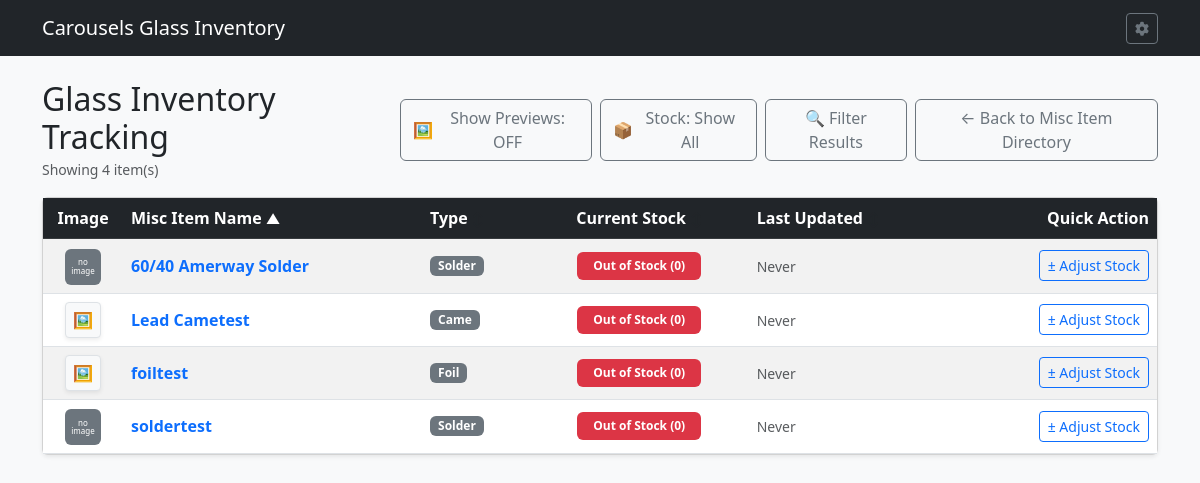
/misc_items/inventory, run on the app's committed database.
### tables this page shows
CREATE TABLE MSP (
    MSIID INTEGER,				--Misc Item ID 
    MSIPRICE NUMERIC,                         	--Misc Item Price
    STDATE TEXT,                              	--Price Start Date
    ENDDATE TEXT,                             	--Price End Date

    FOREIGN KEY (MSIID) REFERENCES MSI(MSIID) ON DELETE CASCADE ON UPDATE CASCADE

);

CREATE TABLE MSI (

    MSIID INTEGER PRIMARY KEY AUTOINCREMENT,	--Misc Item ID
    MSINAME TEXT,				--Misc Item Name
    MSIIMG TEXT,				--Misc Item Image
    MSISTOCK INTEGER,				--Misc Item Stock
    MSIURL TEXT,				--Misc Item URL
    MSINOTE TEXT,				--Misc Item Notes
    MSIUNIT NUMERIC,				--Misc Item Units per Item
    UNTTYPE TEXT,				--Misc Item Unit Type
    MSITYPE TEXT,				--Misc Item Category Type
    ISACTIVE INTEGER,				--Is Active Bool

    FOREIGN KEY (MSITYPE) REFERENCES MST(MSITYPE) ON DELETE CASCADE ON UPDATE CASCADE,
    FOREIGN KEY (UNTTYPE) REFERENCES UNTS(UNTTYPE) ON DELETE CASCADE ON UPDATE CASCADE
    
);

### app.py (the view, shortened to what this page needs)
@app.route('/misc_items/inventory', methods=['GET', 'POST'])
def misc_inventory():
    db = get_db()
    sort_by = request.args.get('sort_by', 'MSINAME')
    order = request.args.get('order', 'asc').lower()
    if order not in ['asc', 'desc']:
        order = 'asc'
    q = request.args.get('q', '').strip()
    min_price = request.args.get('min_price', '').strip()
    max_price = request.args.get('max_price', '').strip()
    stock_filter = request.args.get('stock_filter', '').strip()
    stock_display_mode = request.args.get('stock_display', 'all')
    misc_type_filter = request.args.get('misc_type', '').strip()
    allowed_sorts = {
        'MSIID': 'MSIID',
        'MSINAME': 'MSINAME',
        'MSIPRICE': 'MSIPRICE',
        'MSITYPE': 'MSITYPE',
        'CURRENT_STOCK': 'CURRENT_STOCK',
        'LAST_UPDATED': 'LAST_UPDATED'
    }
    sort_column = allowed_sorts.get(sort_by, 'MSIID')
    sql_sort_column = 'MSINAME' if sort_by == 'MSITYPE' else allowed_sorts.get(sort_by, 'MSINAME')
    where_clauses = ["m.ISACTIVE = 1"]
    params = []
    if q:
        where_clauses.append("(m.MSINAME LIKE ? OR m.MSIMANF LIKE ? OR m.MSINOTE LIKE ?)")
        params.extend([f"%{q}%", f"%{q}%", f"%{q}%"])
    if misc_type_filter:
        where_clauses.append("m.MSITYPE = ?")
        params.append(misc_type_filter)
    where_sql = f"WHERE {' AND '.join(where_clauses)}"
    having_conditions = []
    if stock_filter == 'out':
        having_conditions.append("CURRENT_STOCK = 0")
    elif stock_filter == 'low':
        having_conditions.append("CURRENT_STOCK = 1")
    elif stock_filter == 'in':
        having_conditions.append("CURRENT_STOCK > 1")
    if stock_display_mode == 'out':
        having_conditions.append("CURRENT_STOCK <= 0")
    elif stock_display_mode == 'hide':
        having_conditions.append("CURRENT_STOCK > 0")
    stock_having_sql = f"GROUP BY MSIID, MSINAME, MSIURL, MSIIMG, MSINOTE, MSITYPE, UNTTYPE, ISACTIVE, MSIPRICE, CURRENT_STOCK, LAST_UPDATED HAVING {' AND '.join(having_conditions)}" if having_conditions else ""
    query = f"""
        SELECT MSIID, MSINAME, MSIURL, MSIIMG, MSINOTE, MSITYPE, UNTTYPE,
               ISACTIVE, MSIPRICE, CURRENT_STOCK, LAST_UPDATED
        FROM (
            SELECT m.MSIID, m.MSINAME, m.MSIURL, m.MSIIMG,
                   m.MSINOTE, m.MSITYPE, m.UNTTYPE, m.ISACTIVE, p.MSIPRICE,
                   COALESCE((
                       SELECT i.MSISTOCK
                       FROM MSIINV i
                       WHERE i.MSIID = m.MSIID
                       ORDER BY i.TS DESC, i.MSITRNID DESC
                       LIMIT 1
                   ), 0) AS CURRENT_STOCK,
                   (
                       SELECT i.TS
                       FROM MSIINV i
                       WHERE i.MSIID = m.MSIID
                       ORDER BY i.TS DESC, i.MSITRNID DESC
                       LIMIT 1
                   ) AS LAST_UPDATED
            FROM MSI m
            LEFT JOIN UNTS u ON m.UNTTYPE = u.UNTTYPE
            LEFT JOIN MSP p ON m.MSIID = p.MSIID
            {where_sql}
        ) sub
        {stock_having_sql}
        ORDER BY {sql_sort_column} {order.upper()}
    """
    inventory_items = db.execute(query, params).fetchall()
    unit_types = db.execute("SELECT * FROM UNTS").fetchall()
    misc_types = db.execute("SELECT * FROM MST").fetchall()
    return render_template(
        'misc_inventory.html',
        inventory_items=inventory_items,
        unit_types=unit_types,
        misc_types=misc_types,
        current_sort=sort_by,
        current_order=order,
        today_date=date.today().isoformat(),
        filters={
            'q': request.args.get('q', ''),
            'min_price': request.args.get('min_price', ''),
            'max_price': request.args.get('max_price', ''),
            'stock_filter': request.args.get('stock_filter', ''),
            'stock_display': stock_display_mode,
            'misc_type': misc_type_filter,
        }
    )

### app.py (called while the page is built)
def get_db():
    conn = sqlite3.connect(DATABASE)
    conn.row_factory = sqlite3.Row
    conn.execute("PRAGMA foreign_keys = ON;")
    return conn

### templates/misc_inventory.html (shortened to what this page needs)
{% extends 'base.html' %}
{% block content %}
<div class="d-flex justify-content-between align-items-center mb-3">
    <div>
        <h2 class="mb-0">Glass Inventory Tracking</h2>
        <small class="text-muted">Showing {{ inventory_items|length }} item(s)</small>
    </div>
    <div class="d-flex gap-2">
        <button type="button" id="thumbnailToggleBtn" class="btn btn-outline-secondary d-flex align-items-center gap-1" onclick="toggleThumbnails()">
            🖼️ <span id="toggleBtnText">Show Previews: OFF</span>
        </button>
        {% set stock_mode = filters.stock_display | default('all') %}
        <button type="button" id="stockDisplayToggleBtn" class="btn btn-outline-secondary d-flex align-items-center gap-1" onclick="cycleStockDisplay()">
            📦 <span id="stockDisplayBtnText">
                {% if stock_mode == 'out' %}Stock: Out Only
                {% elif stock_mode == 'hide' %}Stock: Hide Out
                {% else %}Stock: Show All{% endif %}
            </span>
        </button>
	<button type="button" class="btn btn-outline-secondary d-flex align-items-center gap-1" data-bs-toggle="modal" data-bs-target="#filterModal">
            🔍 Filter Results
        </button>
        <a href="{{ url_for('list_misc') }}" class="btn btn-outline-secondary">← Back to Misc Item Directory</a>
    </div>
</div>
{% macro sort_header(col_key, label) %}
    {% set new_order = 'desc' if current_sort == col_key and current_order == 'asc' else 'asc' %}
    <a href="{{ url_for('misc_inventory', sort_by=col_key, order=new_order, **filters) }}" class="text-white text-decoration-none d-block">
        {{ label }}
        {% if current_sort == col_key %}
            <small>{{ '▲' if current_order == 'asc' else '▼' }}</small>
        {% else %}
            <small class="text-muted" style="opacity: 0.4;">↕</small>
        {% endif %}
    </a>
{% endmacro %}
<div class="card shadow-sm">
    <div class="card-body p-0">
        <table class="table table-striped table-hover mb-0 align-middle">
            <thead class="table-dark">
                <tr>
                    <th style="width: 80px;" class="text-center">Image</th>
                    <th>{{ sort_header('MSINAME', 'Misc Item Name') }}</th>
                    <th>{{ sort_header('MSITYPE', 'Type') }}</th>
                    <th class="text-center">{{ sort_header('CURRENT_STOCK', 'Current Stock') }}</th>
                    <th>{{ sort_header('LAST_UPDATED', 'Last Updated') }}</th>
                    <th class="text-end">Quick Action</th>
                </tr>
            </thead>
            <tbody>
                {% for item in inventory_items %}
                {% set stock = item.CURRENT_STOCK if item.CURRENT_STOCK is not none else 0 %}
                {% set img_src = item.MSIIMG %}
                {% if img_src %}
                    {% if not img_src.startswith('http') and not img_src.startswith('/') and not img_src.startswith('static/') %}
                        {% set img_src = 'static/' + img_src %}
                    {% endif %}
                {% endif %}
                <tr>
                    <td class="text-center">
                        {% if img_src %}
                            {% set resolved_img_url = url_for('static', filename=img_src.replace('static/', '')) if img_src.startswith('static/') else img_src %}
                            <div class="image-container-wrapper position-relative d-inline-block">
                                <button type="button" class="btn btn-sm btn-light border p-0 image-preview-btn shadow-sm"
                                        data-bs-toggle="modal"
                                        data-bs-target="#imagePreviewModal"
                                        data-imgsrc="{{ resolved_img_url }}"
                                        data-glassname="{{ item.MSINAME }}"
                                        onmouseenter="showHoverPopup(event, '{{ resolved_img_url }}')"
                                        onmouseleave="hideHoverPopup()"
                                        style="width: 36px; height: 36px;">
                                    <span class="icon-view fs-6">🖼️</span>
                                </button>
                            </div>
                        {% else %}
                            <div class="bg-secondary text-white rounded d-inline-flex align-items-center justify-content-center p-1"
                                 style="width: 36px; height: 36px; font-size: 8px; line-height: 1.1; text-align: center;"
                                 title="No image exists">
                                no image
                            </div>
                        {% endif %}
                    </td>
                    <td>
                        <a href="{{ url_for('misc_detail', misc_id=item.MSIID) }}" class="fw-bold text-decoration-none text-primary">
                            {{ item.MSINAME }}
                        </a>
                    </td>
                    <td>
                        <div class="d-flex flex-wrap gap-1 align-items-center">
                            {% if item.MSITYPE %}
                                <span class="badge bg-secondary text-white px-2 py-1">
                                    {{ item.MSITYPE }}
                                </span>
                            {% endif %}
                        </div>
                    </td>
                    <td class="text-center">
                        {% if stock <= 0 %}
                            <span class="badge bg-danger px-3 py-2">Out of Stock (0)</span>
                        {% elif stock == 1 %}
                            <span class="badge bg-warning text-dark px-3 py-2">Low Stock (1)</span>
                        {% else %}
                            <span class="badge bg-success px-3 py-2">In Stock ({{ stock }})</span>
                        {% endif %}
                    </td>
                    <td>
                        <span class="text-muted small">{{ item.LAST_UPDATED or 'Never' }}</span>
                    </td>
                    <td class="text-end">
                        <button type="button" class="btn btn-sm btn-outline-primary adjust-btn"
                                data-bs-toggle="modal"
                                data-bs-target="#adjustModal"
                                data-glassid="{{ item.MSIID }}"
                                data-glassname="{{ item.MSINAME }}"
                                data-currentstock="{{ stock }}">
                            ± Adjust Stock
                        </button>
                    </td>
                </tr>
                {% endfor %}
            </tbody>
        </table>
    </div>
</div>
</div>
{% endblock %}

### data on the page
MSP: shows "no image", MSINAME "60/40 Amerway Solder", MSITYPE "Solder", LAST_UPDATED "Never"
MSP: MSINAME "Lead Cametest", MSITYPE "Came", LAST_UPDATED "Never"
MSP: MSINAME "foiltest", MSITYPE "Foil", LAST_UPDATED "Never"
MSP: shows "no image", MSINAME "soldertest", MSITYPE "Solder", LAST_UPDATED "Never"

### other printed values
{{ inventory_items|length }} "4"
{{ label }} "Misc Item Name Type Current Stock Last Updated"
{{ '▲' if current_order == 'asc' else '▼' }} "▲"
